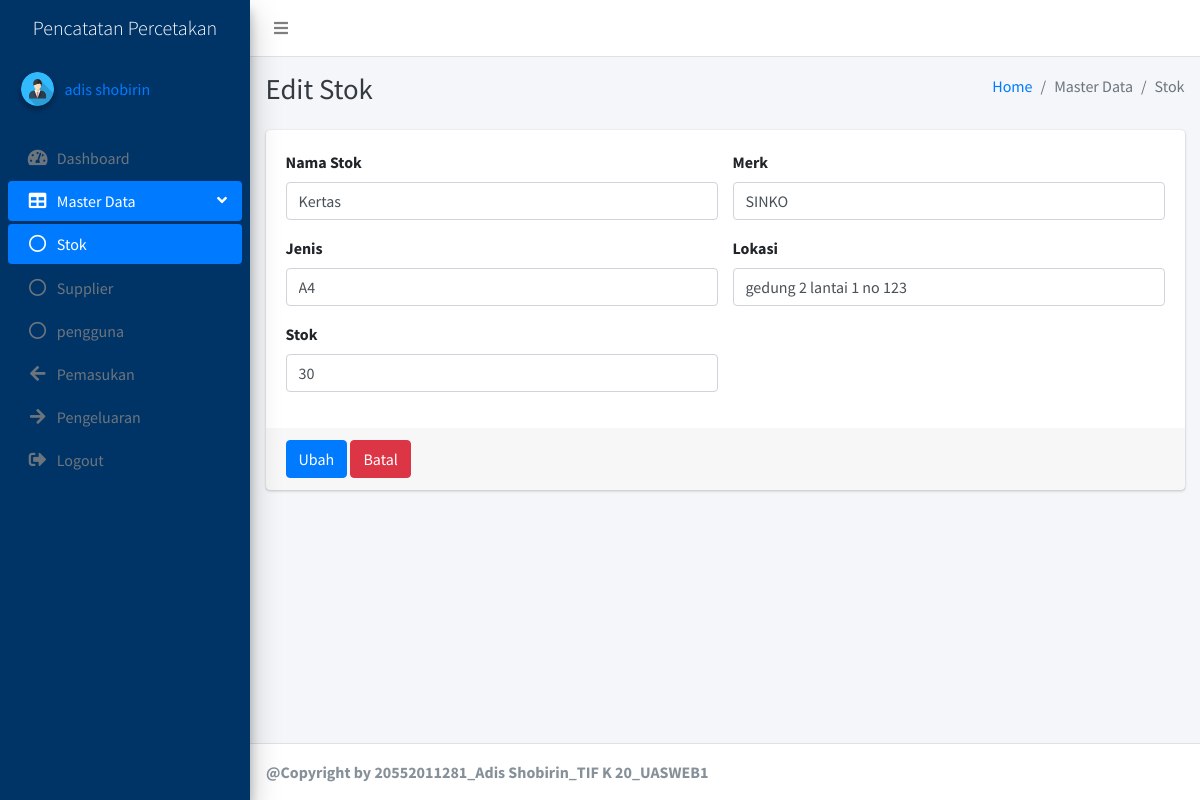
The app's page /pages/stok/editStok.php?id=2 (signed in) with its own data.
### tables this page shows
CREATE TABLE `pengguna` (
  `id` int(11) NOT NULL,
  `nama_lengkap` varchar(150) NOT NULL,
  `username` varchar(100) NOT NULL,
  `password` varchar(100) NOT NULL
);

CREATE TABLE `stok` (
  `id` int(11) NOT NULL,
  `nama_stok` varchar(250) NOT NULL,
  `merk` varchar(150) NOT NULL,
  `jenis` varchar(150) NOT NULL,
  `lokasi` text NOT NULL,
  `stok` int(11) NOT NULL
);

### pages/stok/editStok.php (the view, shortened to what this page needs)
<?php
include('../../connectDB.php');
if ($_SESSION['session']) {
    $id = $_SESSION['session'];
    $sql = mysqli_query($connect, "SELECT * FROM pengguna WHERE id='$id'");
    $data = mysqli_fetch_assoc($sql);
}
$idDetail = $_GET['id'];
$getData = mysqli_query($connect, "SELECT * FROM stok WHERE id='$idDetail'");
$detailData = mysqli_fetch_assoc($getData);
?>
<!DOCTYPE html>
<html>
<head>
    <link rel="stylesheet" href="../../plugins/fontawesome-free/css/all.min.css">
    <link rel="stylesheet" href="https://code.ionicframework.com/ionicons/2.0.1/css/ionicons.min.css">
    <link rel="stylesheet" href="../../plugins/tempusdominus-bootstrap-4/css/tempusdominus-bootstrap-4.min.css">
    <link rel="stylesheet" href="../../dist/css/adminlte.min.css">
</head>
<body class="hold-transition sidebar-mini layout-fixed">
    <div class="wrapper">
        <nav class="main-header navbar navbar-expand navbar-white navbar-light">
            <ul class="navbar-nav">
                <li class="nav-item">
                    <a class="nav-link" data-widget="pushmenu" href="#" role="button"><i class="fas fa-bars"></i></a>
                </li>
            </ul>
        </nav>
        <aside class="main-sidebar elevation-4" style="background-color: #003467;">
            <a href="../../index.php" class="brand-link text-center text-white">
                <span class="brand-text font-weight-light">Pencatatan Percetakan</span>
            </a>
            <div class="sidebar">
                <div class="user-panel mt-3 pb-3 mb-3 d-flex">
                    <div class="image">
                        <img src="../../dist/img/user.png" class="img-circle elevation-2" alt="User Image">
                    </div>
                    <div class="info">
                        <a href="../profile/profile.php" class="d-block">
                            <?php echo $data['nama_lengkap']; ?>
                        </a>
                    </div>
                </div>
                <nav class="mt-2">
                    <ul class="nav nav-pills nav-sidebar flex-column" data-widget="treeview" role="menu"
                        data-accordion="false">
                        <li class="nav-item">
                            <a href="../../index.php" class="nav-link">
                                <i class="nav-icon fas fa-tachometer-alt"></i>
                                <p>
                                    Dashboard
                                </p>
                            </a>
                        </li>
                        <li class="nav-item has-treeview menu-open">
                            <a href="#" class="nav-link active">
                                <i class="nav-icon fas fa-table"></i>
                                <p>
                                    Master Data
                                    <i class="fas fa-angle-left right"></i>
                                </p>
                            </a>
                            <ul class="nav nav-treeview">
                                <li class="nav-item">
                                    <a href="stok.php" class="nav-link active">
                                        <i class="far fa-circle nav-icon"></i>
                                        <p>Stok</p>
                                    </a>
                                </li>
                                <li class="nav-item">
                                    <a href="../supplier/supplier.php" class="nav-link">
                                        <i class="far fa-circle nav-icon"></i>
                                        <p>Supplier</p>
                                    </a>
                                </li>
                                <li class="nav-item">
                                    <a href="../pengguna/pengguna.php" class="nav-link">
                                        <i class="far fa-circle nav-icon"></i>
                                        <p>pengguna</p>
                                    </a>
                                </li>
                            </ul>
                        </li>
                        <li class="nav-item">
                            <a href="../pemasukan/pemasukan.php" class="nav-link">
                                <i class="nav-icon fas fa-arrow-left"></i>
                                <p>
                                    Pemasukan
                                </p>
                            </a>
                        </li>
                        <li class="nav-item">
                            <a href="../pengeluaran/pengeluaran.php" class="nav-link">
                                <i class="nav-icon fas fa-arrow-right"></i>
                                <p>
                                    Pengeluaran
                                </p>
                            </a>
                        </li>
                        <li class="nav-item">
                            <a href="../login/logout.php" class="nav-link">
                                <i class="nav-icon fas fa-sign-out-alt"></i>
                                <p>
                                    Logout
                                </p>
                            </a>
                        </li>
                    </ul>
                </nav>
            </div>
        </aside>
        <div class="content-wrapper">
            <div class="content-header">
                <div class="container-fluid">
                    <div class="row mb-2">
                        <div class="col-sm-6">
                            <h1 class="m-0 text-dark">Edit Stok</h1>
                        </div>
                        <div class="col-sm-6">
                            <ol class="breadcrumb float-sm-right">
                                <li class="breadcrumb-item"><a href="#">Home</a></li>
                                <li class="breadcrumb-item active">Master Data</li>
                                <li class="breadcrumb-item active">Stok</li>
                            </ol>
                        </div>
                    </div>
                </div>
            </div>
            <section class="content">
                <div class="container-fluid">
                    <div class="row">
                        <div class="col-12">
                            <div class="card">
                                <form role="form" method="POST" enctype="multipart/form-data">
                                    <div class="card-body">
                                        <div class="row">
                                            <div class="col-6">
                                                <div class="form-group">
                                                    <label>Nama Stok</label>
                                                    <input type="text" class="form-control" name="nama_stok" required
                                                        placeholder="Nama Stok" value="<?php echo $detailData['nama_stok']?>">
                                                </div>
                                            </div>
                                            <div class="col-6">
                                                <div class="form-group">
                                                    <label>Merk</label>
                                                    <input type="text" class="form-control" name="merk" required
                                                        placeholder="Merk" value="<?php echo $detailData['merk']?>">
                                                </div>
                                            </div>
                                            <div class="col-6">
                                                <div class="form-group">
                                                    <label>Jenis</label>
                                                    <input type="text" class="form-control" name="jenis" required
                                                        placeholder="Jenis" value="<?php echo $detailData['jenis']?>">
                                                </div>
                                            </div>
                                            <div class="col-6">
                                                <div class="form-group">
                                                    <label>Lokasi</label>
                                                    <input type="text" class="form-control" name="lokasi" required
                                                        placeholder="Lokasi" value="<?php echo $detailData['lokasi']?>">
                                                </div>
                                            </div>
                                            <div class="col-6">
                                                <div class="form-group">
                                                    <label>Stok</label>
                                                    <input type="number" class="form-control" name="stok" required
                                                        placeholder="Stok" value="<?php echo $detailData['stok']?>">
                                                </div>
                                            </div>
                                        </div>
                                    </div>
                                    <div class="card-footer">
                                        <input type="submit" class="btn btn-primary" name="update_stok" value="Ubah">
                                        <a href="stok.php" class="btn btn-danger">Batal</a>
                                    </div>
                                </form>
                            </div>
                        </div>
                    </div>
                </div>
            </section>
        </div>
        <footer class="main-footer">
                  <strong>@Copyright by 20552011281_Adis Shobirin_TIF K 20_UASWEB1</strong>
        </footer>
    </div>
</body>
</html>

### records on screen
pengguna: nama_lengkap "adis shobirin"
stok: nama_stok "Kertas", merk "SINKO", jenis "A4", lokasi "gedung 2 lantai 1 no 123", stok "30"
